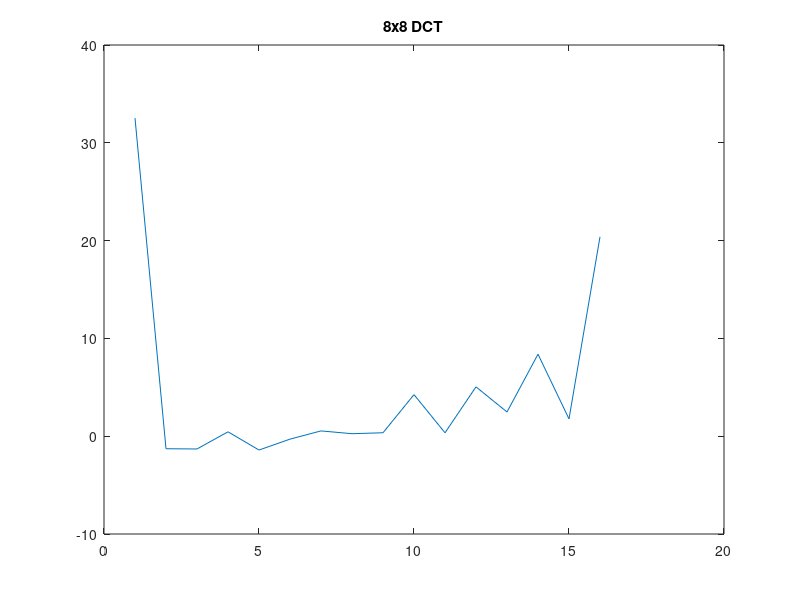
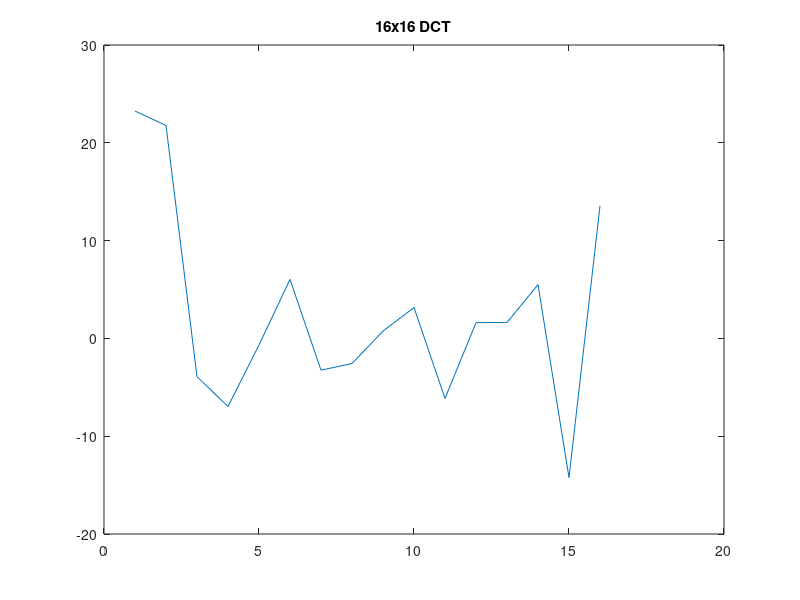

These figures' MATLAB source, in order:
x1 = [10 11 12 11 12 13 12 11];
x2 = [10 -10 8 -7 8 -8 7 -7];
x12 = cat(2,x1,x2);

T8 = dctmtx(8);
T16 = dctmtx(16);

y1m = x1*T8';

y1 = dct(x1);
y2 = dct(x2);
y12 = cat(2,y1,y2);

y_16_12 = dct(x12);

figure
plot(y12)
title('8x8 DCT')
figure
plot(y_16_12)
title('16x16 DCT')